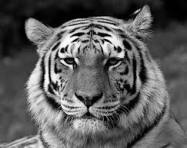
#> input picture assets/tigergrey.jpeg, 187 x 148 px
$ jupyter execute exp11.ipynb
#> lines starting #> are read from the running program, lines starting #| are printed output that depends on the picture
[cell 1]
import cv2
from google.colab.patches import cv2_imshow
import matplotlib.pyplot as plt

img = cv2.imread('assets/tigergrey.jpeg', cv2.IMREAD_GRAYSCALE)
#> img is the input picture: shape (148, 187); min 0, max 255, mean 92.7
equalized = cv2.equalizeHist(img)
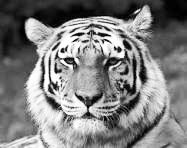
#> equalized: shape (148, 187); min 0, max 255, mean 127.5

cv2_imshow(img)
cv2_imshow(equalized)

plt.hist(img.ravel(), bins=256)
plt.title('Histogram Before Equalization')
plt.show()
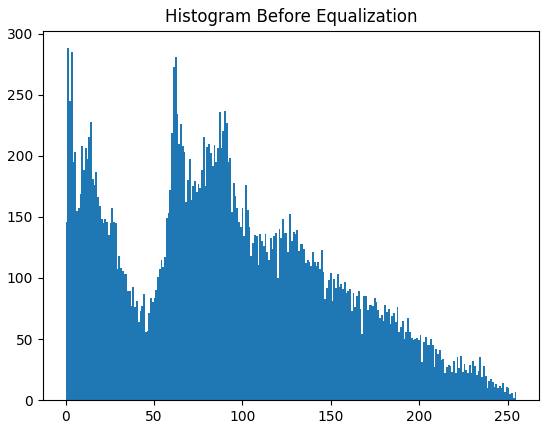
#> figure drawn by matplotlib, 1 panel; tallest bar 288 high, from x = 0.996 to 1.99

plt.hist(equalized.ravel(), bins=256,)
plt.title('Histogram After Equalization')
plt.show()
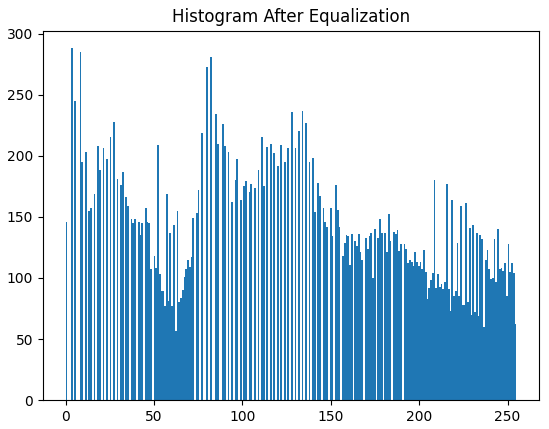
#> figure drawn by matplotlib, 1 panel; tallest bar 288 high, from x = 2.99 to 3.98
